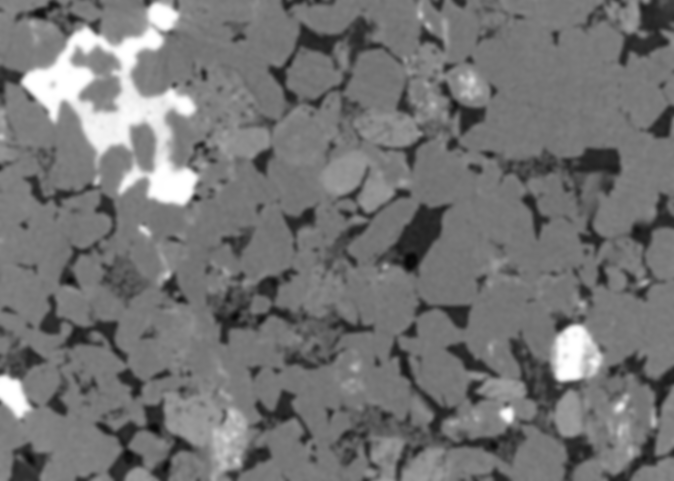
#> input picture Diplomarbeit_Anna/Python/filter_tutorial/images/sandstone_blur_2sigma.tif, 674 x 481 px
$ python unsharpen.py
#> lines starting #> are read from the running program, lines starting #| are printed output that depends on the picture
#NOTE by Hand

# from skimage import io, img_as_float
# from skimage.filters import gaussian
# from matplotlib import pyplot as plt
#
# img = img_as_float(io.imread("images/sandstone_blur_2sigma.tif", as_gray=True))
#
# gaussian_img = gaussian(img, sigma=2, mode='constant', cval=0.0)
#
# img2 = (img - gaussian_img)*2.
#
# img3 = img + img2
#
# plt.imshow(img2, cmap="gray")
# plt.show()

# NOTE Mit skimage
from skimage import io
from skimage.filters import unsharp_mask
import matplotlib.pyplot as plt

img = io.imread("images/sandstone_blur_2sigma.tif")
#> img is the input picture: shape (481, 674); min 6, max 255, mean 115.4

#Radius defines the degree of blurring
#Amount defines the multiplication factor for original - blurred image

unsharped_img = unsharp_mask(img, radius=3, amount=2)
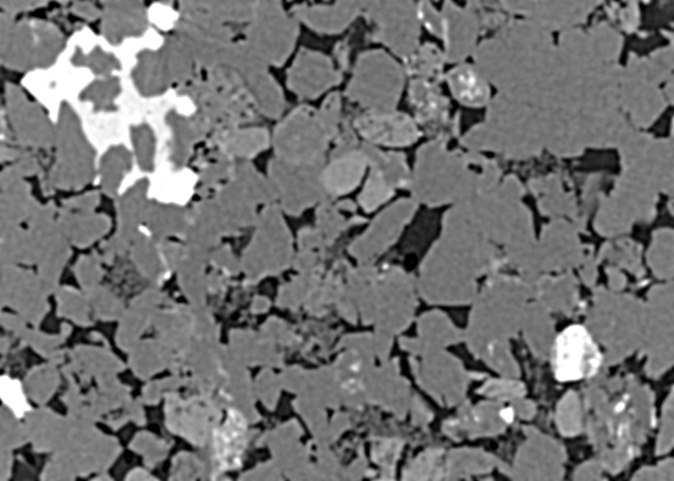
#> unsharped_img: shape (481, 674) float64; min 0, max 1, mean 0.452
fig = plt.figure(figsize=(12, 12))
ax1 = fig.add_subplot(1,2,1)
ax1.imshow(img, cmap='gray')
ax1.title.set_text('Input Image')
ax2 = fig.add_subplot(1,2,2)
ax2.imshow(unsharped_img, cmap='gray')
ax2.title.set_text('Unsharped Image')
plt.show()
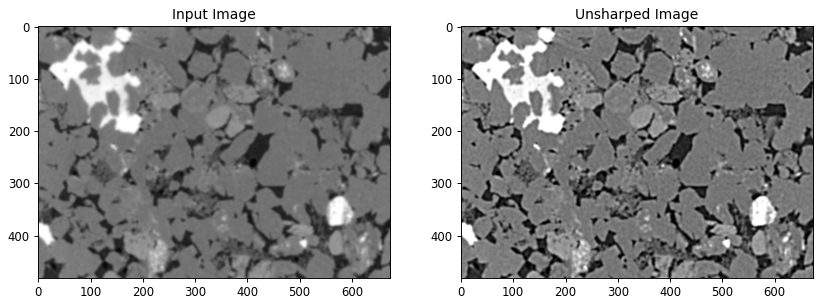
#> figure drawn by matplotlib, 2 panels
